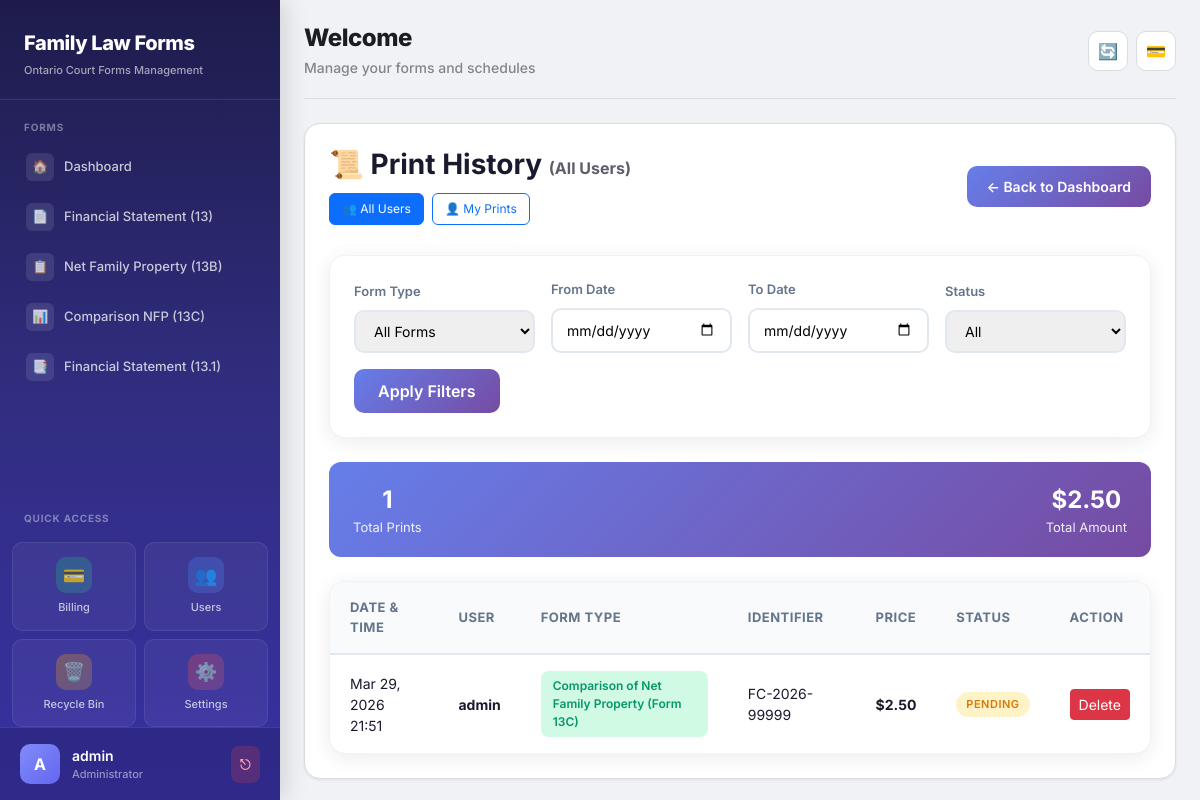
/forms/billing/history/ (signed in), run on an earlier commit of the app's database.
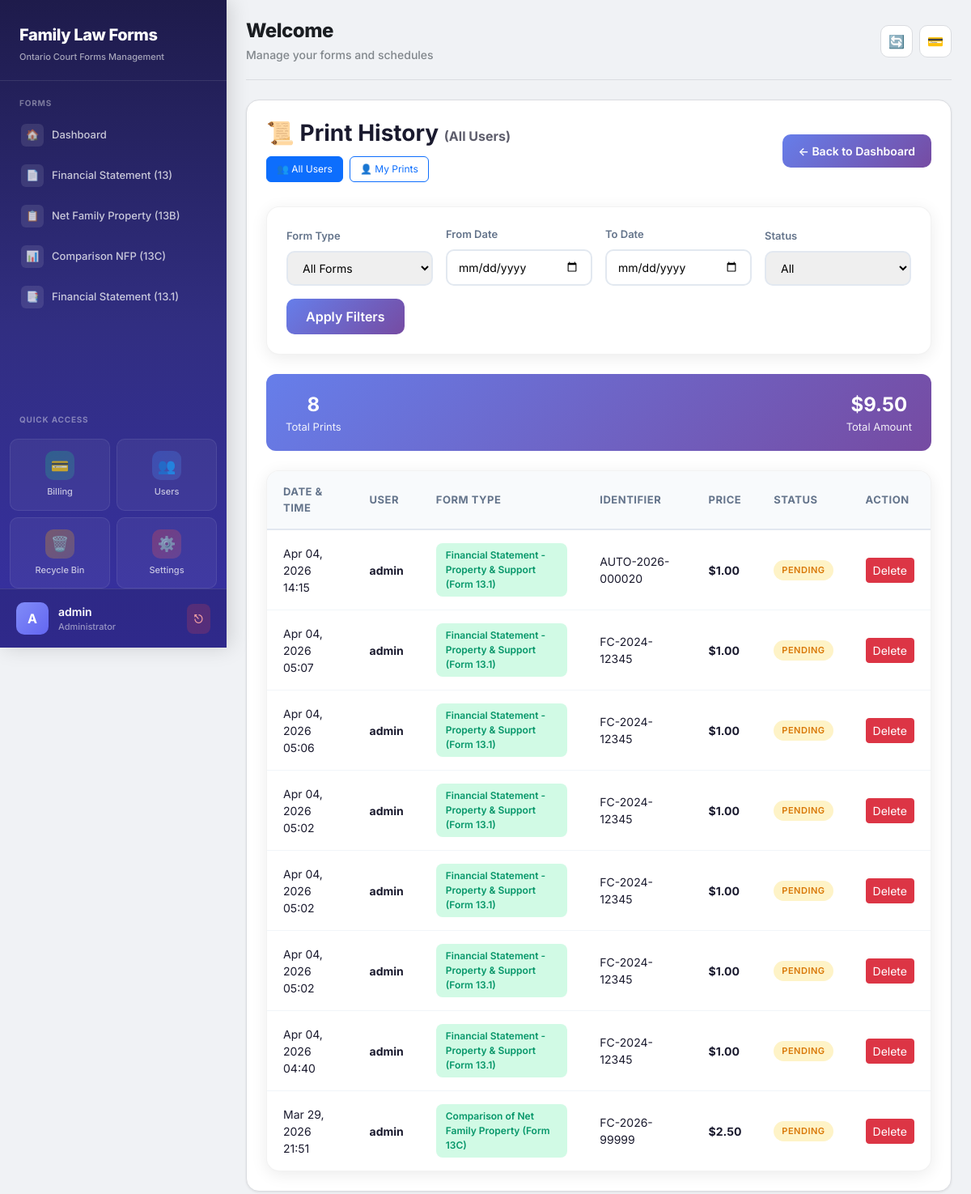
And on a later commit of the database.
### forms/models.py (models this page shows, shortened)
class PrintEvent(models.Model):
    FORM_TYPE_CHOICES = [
        ('financial_statement', 'Financial Statement (Form 13)'),
        ('financial_statement_131', 'Financial Statement - Property & Support (Form 13.1)'),
        ('net_family_property_13b', 'Net Family Property (Form 13B)'),
        ('comparison_nfp', 'Comparison of Net Family Property (Form 13C)'),
    ]
    user = models.ForeignKey(User, on_delete=models.CASCADE, related_name='print_events')
    form_type = models.CharField(max_length=100, choices=FORM_TYPE_CHOICES)
    form_id = models.IntegerField()  # The pk of the printed form
    form_identifier = models.CharField(max_length=255, blank=True)  # Court file number or name
    printed_at = models.DateTimeField(auto_now_add=True)
    price_charged = models.DecimalField(max_digits=10, decimal_places=2, default=Decimal('0.00'))
    is_billed = models.BooleanField(default=False)
    billed_at = models.DateTimeField(null=True, blank=True)
    notes = models.TextField(blank=True)
    class Meta:
        ordering = ['-printed_at']
        indexes = [
            models.Index(fields=['user', 'printed_at']),
            models.Index(fields=['form_type', 'printed_at']),
            models.Index(fields=['is_billed']),
        ]

### forms/views.py (the view)
# urls.py: path('billing/history/', views.billing_history, name='billing_history'),
@login_required
def billing_history(request):
    user = request.user
    has_billing_permission = user.is_staff or user.is_superuser
    if not has_billing_permission:
        try:
            has_billing_permission = user.profile.has_module_permission('billing', 'view')
        except:
            has_billing_permission = False
    view_all = request.GET.get('view') == 'all' or has_billing_permission
    view_mine = request.GET.get('view') == 'mine'
    if view_mine:
        prints = PrintEvent.objects.filter(user=user)
        showing_all = False
    elif view_all and has_billing_permission:
        prints = PrintEvent.objects.all()
        showing_all = True
    else:
        prints = PrintEvent.objects.filter(user=user)
        showing_all = False
    form_type = request.GET.get('form_type', '')
    date_from = request.GET.get('date_from', '')
    date_to = request.GET.get('date_to', '')
    billed_status = request.GET.get('billed', '')
    if form_type:
        prints = prints.filter(form_type=form_type)
    if date_from:
        prints = prints.filter(printed_at__date__gte=date_from)
    if date_to:
        prints = prints.filter(printed_at__date__lte=date_to)
    if billed_status == 'billed':
        prints = prints.filter(is_billed=True)
    elif billed_status == 'unbilled':
        prints = prints.filter(is_billed=False)
    totals = prints.aggregate(
        count=Count('id'),
        total_amount=Sum('price_charged')
    )
    context = {
        'prints': prints.order_by('-printed_at'),
        'totals': totals,
        'form_types': PrintEvent.FORM_TYPE_CHOICES,
        'filters': {
            'form_type': form_type,
            'date_from': date_from,
            'date_to': date_to,
            'billed': billed_status,
        },
        'showing_all': showing_all,
        'can_view_all': has_billing_permission,
    }
    return render(request, 'forms/billing_history.html', context)

### users/context_processors.py (called while the page is built, shortened)
def user_permissions(request):
    context = {
        'user_modules': {},
        'user_permissions': {},
    }
    if not request.user.is_authenticated:
        return context
    if request.user.is_superuser:
        modules = Module.objects.filter(is_active=True)
        context['user_modules'] = {m.code: True for m in modules}
        context['user_permissions'] = {
            m.code: {
                'view': True,
                'create': True,
                'edit': True,
                'delete': True,
                'print': True,
                'export': True,
            } for m in modules
        }
        return context

### forms/templates/forms/billing_history.html (shortened to what the changed rows need)
{% extends 'base.html' %}
{% block content %}
<div class="page-header">
    <div>
        <h1>📜 Print History {% if showing_all %}<span style="font-size: 16px; opacity: 0.7;">(All Users)</span>{% endif %}</h1>
    </div>
</div>
<div class="summary-bar">
    <div class="summary-item">
        <div class="value">{{ totals.count|default:0 }}</div>
        <div class="label">Total Prints</div>
    </div>
    <div class="summary-item">
        <div class="value">${{ totals.total_amount|floatformat:2|default:"0.00" }}</div>
        <div class="label">Total Amount</div>
    </div>
</div>
<div class="table-card">
    {% if prints %}
    <table class="data-table">
        <thead>
            <tr>
                <th>Date & Time</th>
                {% if showing_all %}<th>User</th>{% endif %}
                <th>Form Type</th>
                <th>Identifier</th>
                <th>Price</th>
                <th>Status</th>
                {% if request.user.is_superuser or request.user.is_staff %}<th>Action</th>{% endif %}
            </tr>
        </thead>
        <tbody>
            {% for print in prints %}
            <tr>
                <td>{{ print.printed_at|date:"M d, Y H:i" }}</td>
                {% if showing_all %}<td><strong>{{ print.user.username }}</strong></td>{% endif %}
                <td>
                    <span class="form-badge {% if print.form_type == 'financial_statement' %}form13{% elif print.form_type == 'net_family_property_13b' %}form13b{% else %}form13c{% endif %}">
                        {{ print.get_form_type_display }}
                    </span>
                </td>
                <td>{{ print.form_identifier }}</td>
                <td class="price-cell">${{ print.price_charged|floatformat:2 }}</td>
                <td>
                    {% if print.is_billed %}
                        <span class="status-badge billed">Billed</span>
                    {% else %}
                        <span class="status-badge pending">Pending</span>
                    {% endif %}
                </td>
                {% if request.user.is_superuser or request.user.is_staff %}
                <td>
                    <form method="post" action="{% url 'delete_print_event' print.id %}" style="display:inline;">
                        <button type="submit" class="btn btn-danger btn-sm" onclick="return confirm('Are you sure you want to delete this print event?');">Delete</button>
                    </form>
                </td>
                {% endif %}
            </tr>
            {% endfor %}
        </tbody>
    </table>
    {% else %}
    <div class="empty-state">
        <div class="icon">📋</div>
        <h3>No prints found</h3>
        <p>Try adjusting your filters or print some forms to see them here.</p>
    </div>
    {% endif %}
</div>
{% endblock %}

What changed in the data, as far as the page shows it:
added PrintEvent: printed_at "Apr 04, 2026 14:15", user.username "admin", form_type "Financial Statement - Property & Support (Form 13.1)", form_identifier "AUTO-2026-000020", price_charged "1.00", is_billed "PENDING"
added PrintEvent: printed_at "Apr 04, 2026 05:07", user.username "admin", form_type "Financial Statement - Property & Support (Form 13.1)", form_identifier "FC-2024-12345", price_charged "1.00", is_billed "PENDING"
added PrintEvent: printed_at "Apr 04, 2026 05:06", user.username "admin", form_type "Financial Statement - Property & Support (Form 13.1)", form_identifier "FC-2024-12345", price_charged "1.00", is_billed "PENDING"
added PrintEvent: printed_at "Apr 04, 2026 05:02", user.username "admin", form_type "Financial Statement - Property & Support (Form 13.1)", form_identifier "FC-2024-12345", price_charged "1.00", is_billed "PENDING"
added PrintEvent: printed_at "Apr 04, 2026 05:02", user.username "admin", form_type "Financial Statement - Property & Support (Form 13.1)", form_identifier "FC-2024-12345", price_charged "1.00", is_billed "PENDING"
added PrintEvent: printed_at "Apr 04, 2026 05:02", user.username "admin", form_type "Financial Statement - Property & Support (Form 13.1)", form_identifier "FC-2024-12345", price_charged "1.00", is_billed "PENDING"
added PrintEvent: printed_at "Apr 04, 2026 04:40", user.username "admin", form_type "Financial Statement - Property & Support (Form 13.1)", form_identifier "FC-2024-12345", price_charged "1.00", is_billed "PENDING"
Also different on the page:
{{ totals.count|default:0 }}: "1" → "8"
{{ totals.total_amount|floatformat:2|default:"0.00" }}: "2.50" → "9.50"
